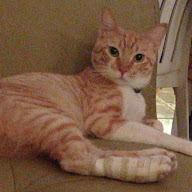
#> input picture 1ros ejercicios/sample.jpg, 192 x 192 px
$ python imgtrans.py
#> lines starting #> are read from the running program, lines starting #| are printed output that depends on the picture
import cv2
import numpy as np

img = cv2.imread('sample.jpg')
#> img is the input picture: shape (192, 192, 3); mean B, G, R 68.4, 91.9, 123.7
num_rows, num_cols = img.shape[:2]
#> num_rows = 192; num_cols = 192
translation_matrix = np.float32([[1, 0, 70], [0, 1, 110]])
img_translation = cv2.warpAffine(img, translation_matrix, (num_cols, num_rows))
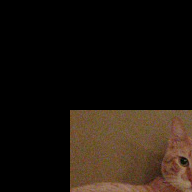
#> img_translation: shape (192, 192, 3); mean B, G, R 14.5, 21.9, 30
cv2.imshow('Translation', img_translation)
cv2.waitKey()
